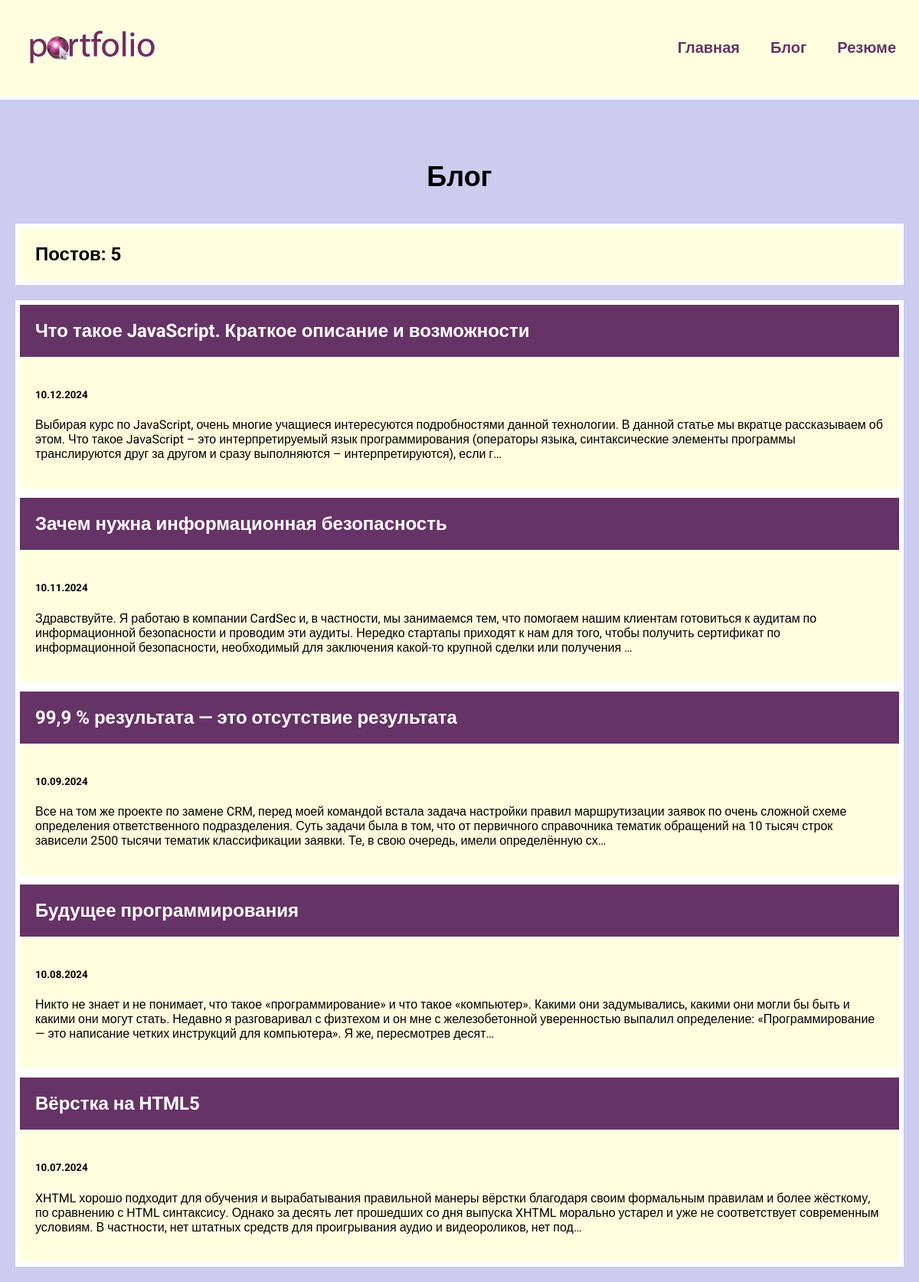
Screenshot of /blog/ with the database file from the repository.
### blog/models.py (models this page shows, shortened)
class Blog(models.Model):
    title = models.CharField(max_length=200)
    description = models.TextField()
    date = models.DateField()

### blog/views.py (the view)
# urls.py: path('', views.blogs, name='blogs'),
def blogs(request):
    blogs = Blog.objects.order_by('-date')
    return render(request, 'blog/blogs.html', {'blogs': blogs})

### blog/templates/blog/blogs.html
{% extends 'skills/base.html' %}
{% block content %}
<h1>Блог</h1>
<h2 class="count">Постов: {{blogs.count}}</h2>
{% for blog in blogs %}
    <div class="element">
        <h2 class="top"><a href="{% url 'detail' blog.id %}">{{ blog.title }}</a></h2>
        <div class="blog_text">
            <h5>{{ blog.date|date:'d.m.Y' }}</h5>
            <p>{{ blog.description|truncatechars:360|striptags }}</p>
        </div>
    </div>
{% endfor %}
{% endblock %}

### skills/static/css/style.css (style rules this page uses)
body { font-family: "Roboto", sans-serif; background: #CCCCEF; margin: 0; padding: 0; }
.element, .count { background: lightyellow; border: 6px solid #FFF; }
.content h1 { text-align: center; margin: 60px 0 40px; font-size: 36px; }
.top { background: #663366; margin: 0; }
.top a { color: #FFF; text-decoration: none; padding: 20px; display: block; }
.blog_text, .count { padding: 20px; box-sizing: border-box; }

### rows the page displays
Blog: title "Что такое JavaScript. Краткое описание и возможности", date "10.12.2024", description "Выбирая курс по JavaScript, очень многие учащиеся интересуются подробностями данной технологии. В данной статье мы вкратце рассказываем об этом. Что такое JavaScript – это интерпретируемый язык программирования (операторы языка, синтаксические элементы программы транслируются друг за другом и сразу выполняются – интерпретируются), если г…"
Blog: title "Зачем нужна информационная безопасность", date "10.11.2024", description "Здравствуйте. Я работаю в компании CardSec и, в частности, мы занимаемся тем, что помогаем нашим клиентам готовиться к аудитам по информационной безопасности и проводим эти аудиты. Нередко стартапы приходят к нам для того, чтобы получить сертификат по информационной безопасности, необходимый для заключения какой-то крупной сделки или получения …"
Blog: title "99,9 % результата — это отсутствие результата", date "10.09.2024", description "Все на том же проекте по замене CRM, перед моей командой встала задача настройки правил маршрутизации заявок по очень сложной схеме определения ответственного подразделения. Суть задачи была в том, что от первичного справочника тематик обращений на 10 тысяч строк зависели 2500 тысячи тематик классификации заявки. Те, в свою очередь, имели определённую сх…"
Blog: title "Будущее программирования", date "10.08.2024", description "Никто не знает и не понимает, что такое «программирование» и что такое «компьютер». Какими они задумывались, какими они могли бы быть и какими они могут стать. Недавно я разговаривал с физтехом и он мне с железобетонной уверенностью выпалил определение: «Программирование — это написание четких инструкций для компьютера». Я же, пересмотрев десят…"
Blog: title "Вёрстка на HTML5", date "10.07.2024", description "XHTML хорошо подходит для обучения и вырабатывания правильной манеры вёрстки благодаря своим формальным правилам и более жёсткому, по сравнению с HTML синтаксису. Однако за десять лет прошедших со дня выпуска XHTML морально устарел и уже не соответствует современным условиям. В частности, нет штатных средств для проигрывания аудио и видеороликов, нет под…"

### other values shown
{{ blogs.count }} "5"
